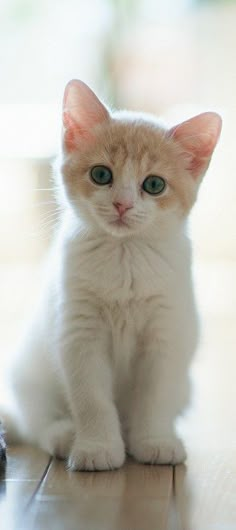
#> input picture Task5(OpenCV)/cat.jpg, 236 x 530 px, found by its file name
$ jupyter execute 'Grayscaling of Images.ipynb'
#> lines starting #> are read from the running program, lines starting #| are printed output that depends on the picture
[cell 1]
#Method 1: Using the cv2.cvtColor() function

import cv2

image = cv2.imread('D:\open CV\cat.jpg')
#> image is the input picture: shape (530, 236, 3); mean B, G, R 177, 186.2, 189.5

gray_image = cv2.cvtColor(image, cv2.COLOR_BGR2GRAY)
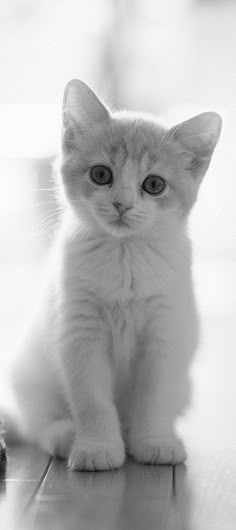
#> gray_image: shape (530, 236); min 9, max 255, mean 186.2

cv2.imshow('Grayscale', gray_image)
cv2.waitKey(0)
cv2.destroyAllWindows()

[cell 2]
#Method 2: Using the cv2.imread() function with flag=zero
import cv2

img = cv2.imread('D:\open CV\cat.jpg', 0)
#> img: shape (530, 236); min 9, max 255, mean 186.2

cv2.imshow('Grayscale Image', img)
cv2.waitKey(0)
cv2.destroyAllWindows()

[cell 3]
# Method 3.1 Weighted Method (Recommended)
import cv2

img_weighted = cv2.imread('D:\open CV\cat.jpg')
rows, cols = img_weighted.shape[:2]
#> rows = 530; cols = 236

for i in range(rows):
    for j in range(cols):
        gray = 0.2989 * img_weighted[i, j][2] + 0.5870 * img_weighted[i, j][1] + 0.1140 * img_weighted[i, j][0]
        img_weighted[i, j] = [gray, gray, gray]

cv2.imshow('Grayscale Image (Weighted)', img_weighted)
cv2.waitKey(0)
cv2.destroyAllWindows()

[cell 4]
# Method 3.2: Using the pixel manipulation (Average method)
import cv2

img = cv2.imread('D:\open CV\cat.jpg')
rows, cols = img.shape[:2]

for i in range(rows):
    for j in range(cols):
        gray = (img[i, j, 0] + img[i, j, 1] + img[i, j, 2]) / 3
        img[i, j] = [gray, gray, gray]
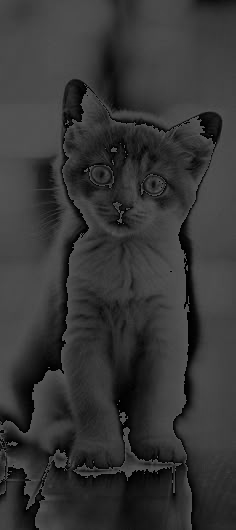
#> img: shape (530, 236, 3); min 0, max 85, mean 53.8

cv2.imshow('Grayscale Image (Average)', img)
cv2.waitKey(0)
cv2.destroyAllWindows()

$ run again, with Task5(OpenCV)/kitty.jpeg copied over Task5(OpenCV)/cat.jpg
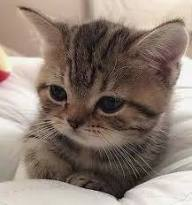
#> input picture Task5(OpenCV)/kitty.jpeg, 192 x 205 px, found by its file name
#> image is the input picture: shape (205, 192, 3); mean B, G, R 115.7, 125.9, 141.4
#> `gray_image = cv2.cvtColor(image, cv2.COLOR_BGR2GRAY)`:
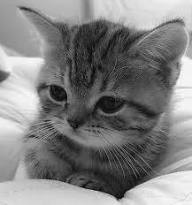
#> gray_image: shape (205, 192); min 3, max 251, mean 129.4
#> after the loop `for i in range(rows):`:
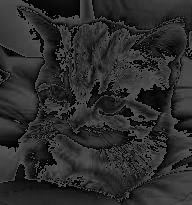
#> img: shape (205, 192, 3); min 0, max 85, mean 44.6
